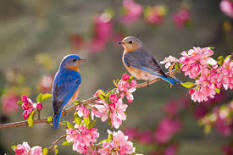
#> input picture Lab Experiments/Input/Image 9.png, 233 x 155 px
$ python Program9.py
#> lines starting #> are read from the running program, lines starting #| are printed output that depends on the picture
import cv2

# Read image from Input folder
image = cv2.imread("Input/Image 9.png")
#> image is the input picture: shape (155, 233, 3); mean B, G, R 94.5, 105.7, 134.2

if image is None:
    print("Error: Could not read the image.")
    exit()

# Get image dimensions
height, width = image.shape[:2]
#> height = 155; width = 233

# Center of the image
center = (width // 2, height // 2)
#> center = (116, 77)

# Rotate 90 degrees clockwise
clockwise_matrix = cv2.getRotationMatrix2D(center, -90, 1.0)
clockwise = cv2.warpAffine(image, clockwise_matrix, (width, height))
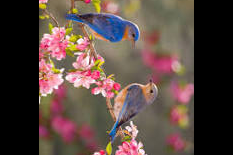
#> clockwise: shape (155, 233, 3); mean B, G, R 65.8, 72.5, 90.8

# Rotate 90 degrees counter-clockwise
counter_matrix = cv2.getRotationMatrix2D(center, 90, 1.0)
#> counter_matrix = [[6.12e-17, 1, 39], [-1, 6.12e-17, 193]]
counter = cv2.warpAffine(image, counter_matrix, (width, height))
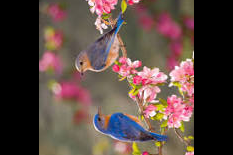
#> counter: shape (155, 233, 3); mean B, G, R 65.8, 72.5, 90.8

# Save output images
cv2.imwrite("Output/Clockwise_Rotation.png", clockwise)
cv2.imwrite("Output/CounterClockwise_Rotation.png", counter)

# Display images
cv2.imshow("Original Image", image)
cv2.imshow("Clockwise Rotation", clockwise)
cv2.imshow("Counter Clockwise Rotation", counter)

cv2.waitKey(0)
cv2.destroyAllWindows()

$ run again, with Lab Experiments/Input/Image 1.png copied over Lab Experiments/Input/Image 9.png
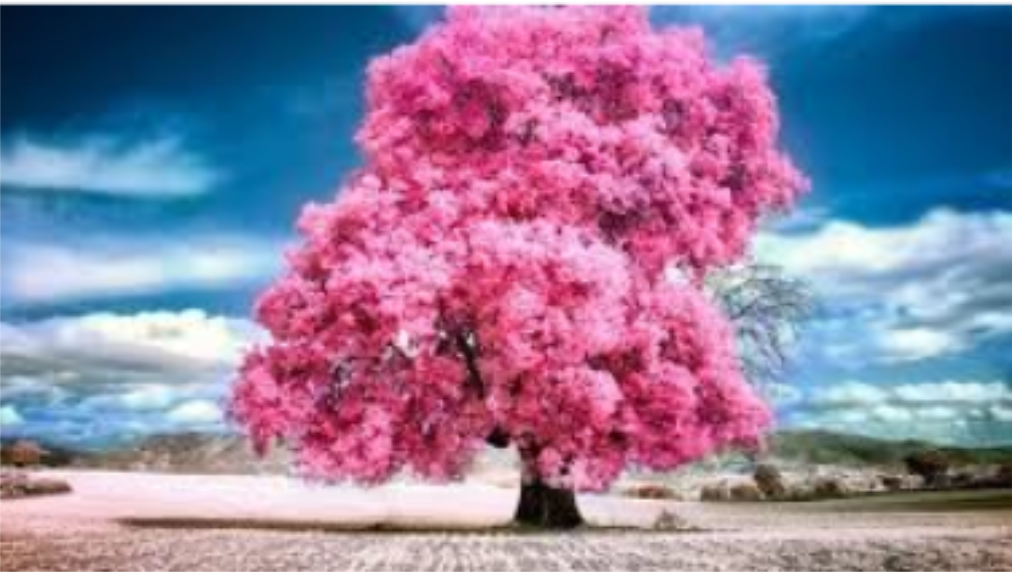
#> input picture Lab Experiments/Input/Image 1.png, 1012 x 572 px
#> image is the input picture: shape (572, 1012, 3); mean B, G, R 158.4, 127.3, 145
#> `clockwise = cv2.warpAffine(image, clockwise_matrix, (width, height))`:
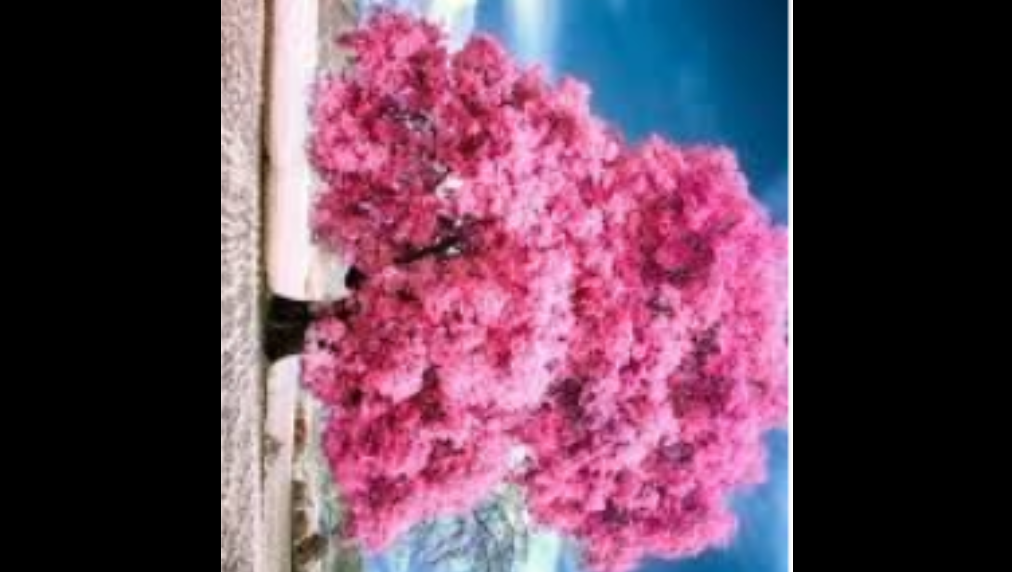
#> clockwise: shape (572, 1012, 3); mean B, G, R 86.7, 66.4, 99.6
#> `counter = cv2.warpAffine(image, counter_matrix, (width, height))`:
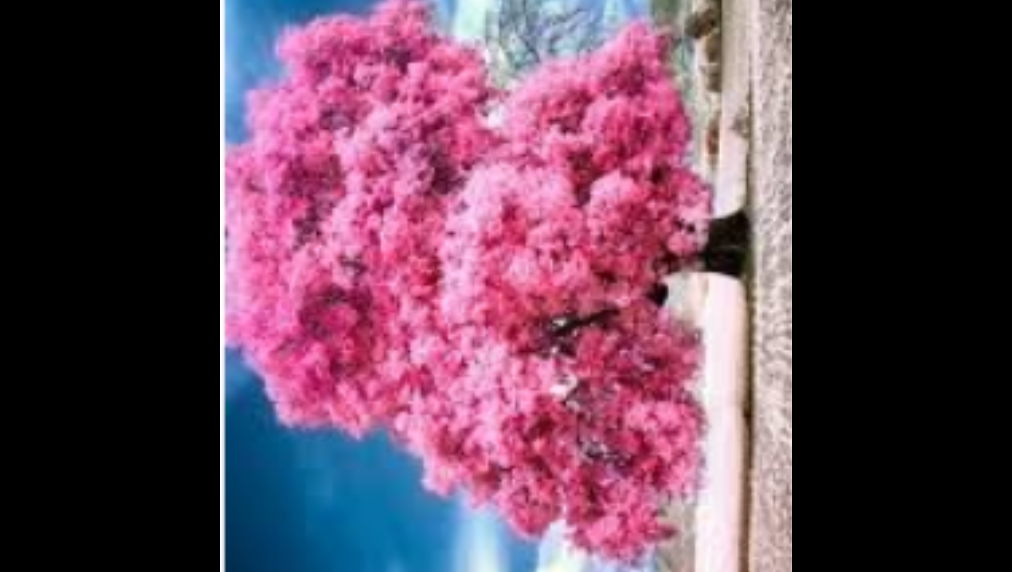
#> counter: shape (572, 1012, 3); mean B, G, R 86.7, 66.4, 99.6

$ run again, with Lab Experiments/Input/Image 10.png copied over Lab Experiments/Input/Image 9.png
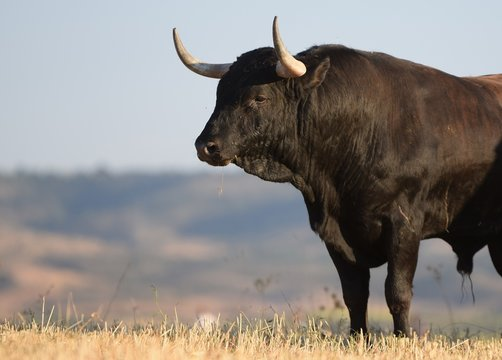
#> input picture Lab Experiments/Input/Image 10.png, 502 x 360 px
#> image is the input picture: shape (360, 502, 3); mean B, G, R 130.1, 135, 140.6
#> `clockwise = cv2.warpAffine(image, clockwise_matrix, (width, height))`:
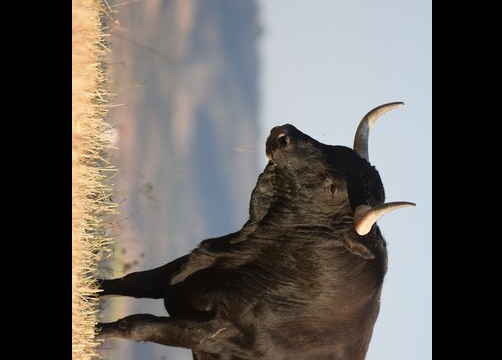
#> clockwise: shape (360, 502, 3); mean B, G, R 92, 95.6, 99.4
#> `counter = cv2.warpAffine(image, counter_matrix, (width, height))`:
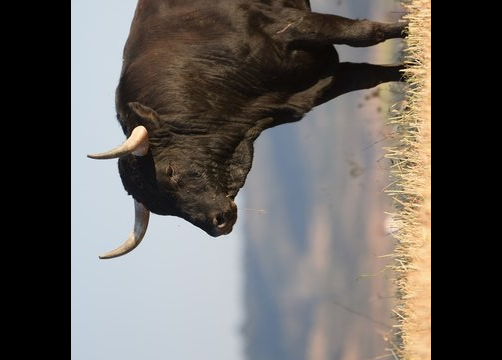
#> counter: shape (360, 502, 3); mean B, G, R 91.9, 95.4, 99.3

$ run again, with Lab Experiments/Input/Image 11.png copied over Lab Experiments/Input/Image 9.png
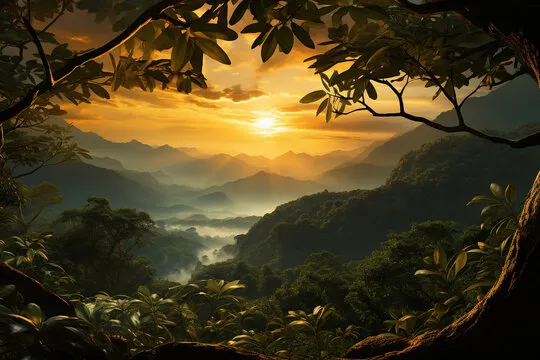
#> input picture Lab Experiments/Input/Image 11.png, 540 x 360 px
#> image is the input picture: shape (360, 540, 3); mean B, G, R 30.1, 61.1, 74.2
#> `clockwise = cv2.warpAffine(image, clockwise_matrix, (width, height))`:
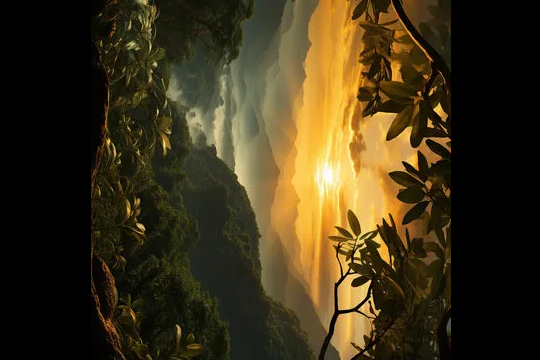
#> clockwise: shape (360, 540, 3); mean B, G, R 24.4, 50.3, 61.8
#> `counter = cv2.warpAffine(image, counter_matrix, (width, height))`:
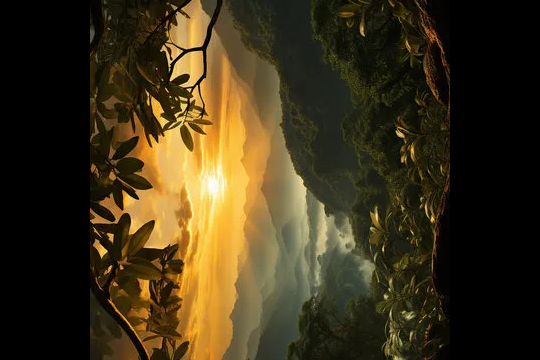
#> counter: shape (360, 540, 3); mean B, G, R 24.4, 50.2, 61.8
